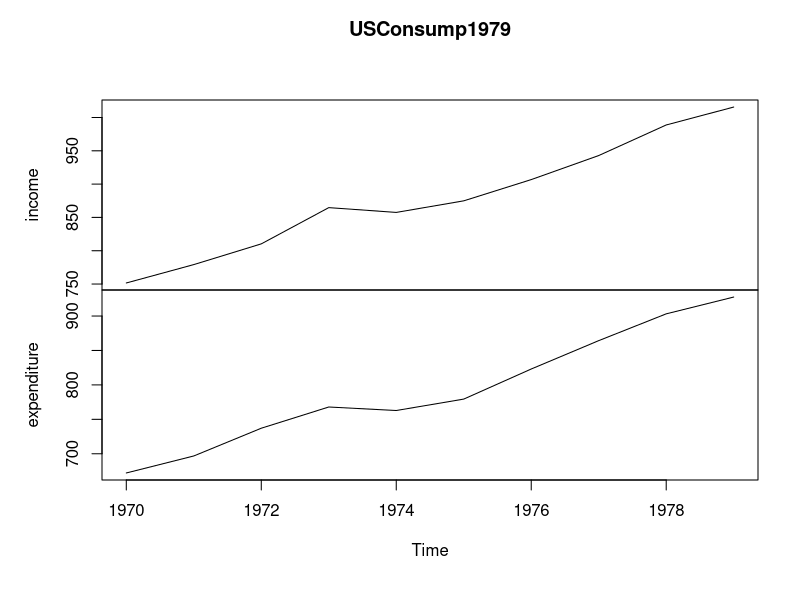
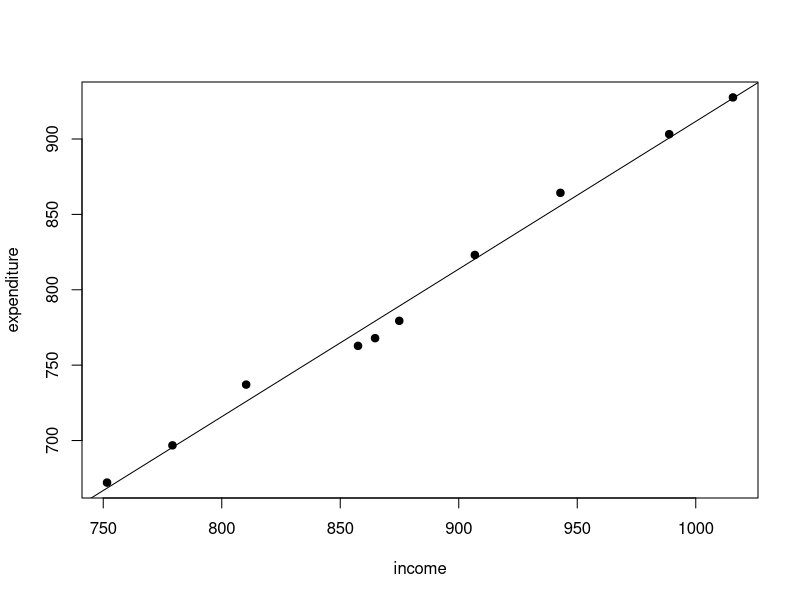

Write R code to recreate these figures, in order.
library(AER)


### Name: USConsump1979
### Title: US Consumption Data (1970-1979)
### Aliases: USConsump1979
### Keywords: datasets

### ** Examples

data("USConsump1979")
plot(USConsump1979)

## Example 1.1 in Greene (2003)
plot(expenditure ~ income, data = as.data.frame(USConsump1979), pch = 19)
fm <- lm(expenditure ~ income, data = as.data.frame(USConsump1979))
summary(fm)
abline(fm)
